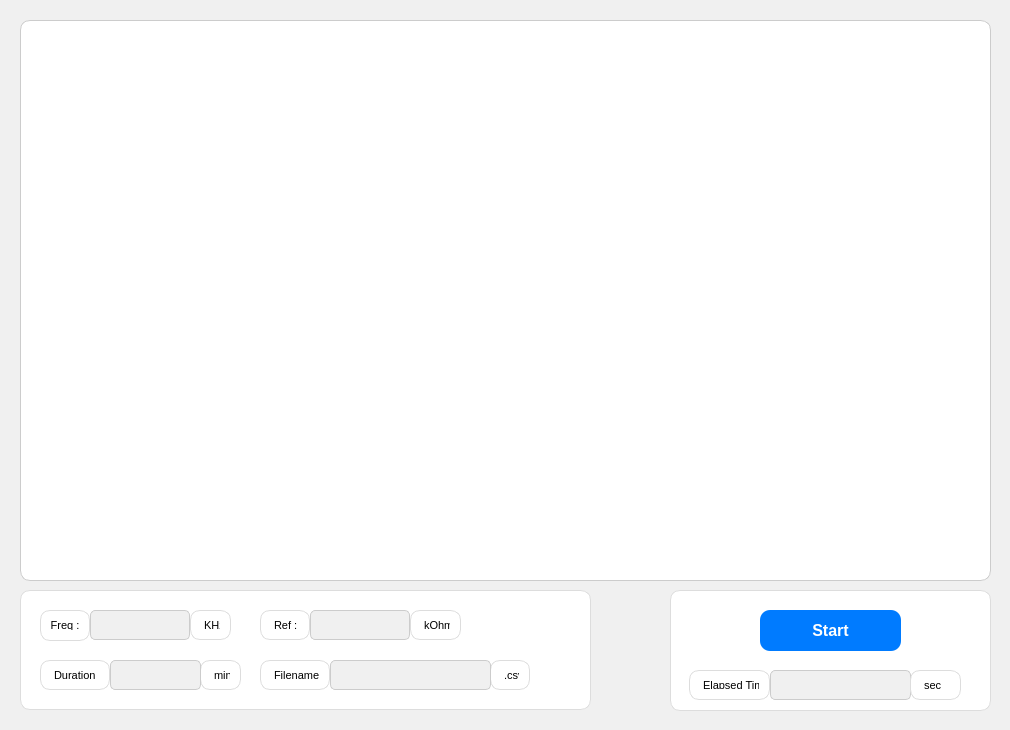
<?xml version="1.0" encoding="UTF-8"?>
<ui version="4.0">
 <class>MainWindow</class>
 <widget class="QMainWindow" name="MainWindow">
  <property name="geometry">
   <rect>
    <x>0</x>
    <y>0</y>
    <width>1010</width>
    <height>730</height>
   </rect>
  </property>
  <property name="windowTitle">
   <string>MainWindow</string>
  </property>
  <widget class="QWidget" name="centralwidget">
   <property name="styleSheet">
    <string>
      QWidget { background-color: #f0f0f0; }
    </string>
   </property>
   <widget class="QFrame" name="GraphFrame">
    <property name="geometry">
     <rect>
      <x>20</x>
      <y>20</y>
      <width>971</width>
      <height>561</height>
     </rect>
    </property>
    <property name="styleSheet">
     <string>
       QFrame {
         background-color: white;
         border: 1px solid #ccc;
         border-radius: 10px;
       }
     </string>
    </property>
    <property name="frameShape">
     <enum>QFrame::Shape::StyledPanel</enum>
    </property>
   </widget>
   <widget class="QFrame" name="ControlFrame">
    <property name="geometry">
     <rect>
      <x>20</x>
      <y>590</y>
      <width>571</width>
      <height>120</height>
     </rect>
    </property>
    <property name="styleSheet">
     <string>
       QFrame {
         background-color: white;
         border: 1px solid #ddd;
         border-radius: 10px;
         padding: 10px;
       }
     </string>
    </property>
    <property name="frameShape">
     <enum>QFrame::Shape::StyledPanel</enum>
    </property>
    <widget class="QLabel" name="label_freq">
     <property name="geometry">
      <rect>
       <x>20</x>
       <y>20</y>
       <width>50</width>
       <height>31</height>
      </rect>
     </property>
     <property name="font">
      <font>
       <pointsize>8</pointsize>
      </font>
     </property>
     <property name="text">
      <string>Freq :</string>
     </property>
     <property name="alignment">
      <set>Qt::AlignmentFlag::AlignCenter</set>
     </property>
    </widget>
    <widget class="QLineEdit" name="lineEdit_freq">
     <property name="geometry">
      <rect>
       <x>70</x>
       <y>20</y>
       <width>100</width>
       <height>30</height>
      </rect>
     </property>
     <property name="font">
      <font>
       <pointsize>-1</pointsize>
      </font>
     </property>
     <property name="styleSheet">
      <string>
        QLineEdit {
          border: 1px solid #ccc;
          border-radius: 5px;
          padding: 5px;
          font-size: 14px;
        }
      </string>
     </property>
    </widget>
    <widget class="QLabel" name="label_khz">
     <property name="geometry">
      <rect>
       <x>170</x>
       <y>20</y>
       <width>41</width>
       <height>30</height>
      </rect>
     </property>
     <property name="font">
      <font>
       <pointsize>8</pointsize>
      </font>
     </property>
     <property name="text">
      <string>KHz</string>
     </property>
     <property name="alignment">
      <set>Qt::AlignmentFlag::AlignLeading|Qt::AlignmentFlag::AlignLeft|Qt::AlignmentFlag::AlignVCenter</set>
     </property>
    </widget>
    <widget class="QLabel" name="label_ref">
     <property name="geometry">
      <rect>
       <x>240</x>
       <y>20</y>
       <width>50</width>
       <height>30</height>
      </rect>
     </property>
     <property name="font">
      <font>
       <pointsize>8</pointsize>
      </font>
     </property>
     <property name="text">
      <string>Ref :</string>
     </property>
    </widget>
    <widget class="QLabel" name="label_kohm">
     <property name="geometry">
      <rect>
       <x>390</x>
       <y>20</y>
       <width>51</width>
       <height>30</height>
      </rect>
     </property>
     <property name="font">
      <font>
       <pointsize>8</pointsize>
      </font>
     </property>
     <property name="text">
      <string>kOhm</string>
     </property>
    </widget>
    <widget class="QLabel" name="label_duration">
     <property name="geometry">
      <rect>
       <x>20</x>
       <y>70</y>
       <width>70</width>
       <height>30</height>
      </rect>
     </property>
     <property name="font">
      <font>
       <pointsize>8</pointsize>
      </font>
     </property>
     <property name="text">
      <string>Duration :</string>
     </property>
    </widget>
    <widget class="QLabel" name="label_min">
     <property name="geometry">
      <rect>
       <x>180</x>
       <y>70</y>
       <width>41</width>
       <height>30</height>
      </rect>
     </property>
     <property name="font">
      <font>
       <pointsize>8</pointsize>
      </font>
     </property>
     <property name="text">
      <string>min</string>
     </property>
    </widget>
    <widget class="QLabel" name="label_filename">
     <property name="geometry">
      <rect>
       <x>240</x>
       <y>70</y>
       <width>70</width>
       <height>30</height>
      </rect>
     </property>
     <property name="font">
      <font>
       <pointsize>8</pointsize>
      </font>
     </property>
     <property name="text">
      <string>Filename :</string>
     </property>
    </widget>
    <widget class="QLabel" name="label_csv">
     <property name="geometry">
      <rect>
       <x>470</x>
       <y>70</y>
       <width>40</width>
       <height>30</height>
      </rect>
     </property>
     <property name="font">
      <font>
       <pointsize>8</pointsize>
      </font>
     </property>
     <property name="text">
      <string>.csv</string>
     </property>
    </widget>
    <widget class="QLineEdit" name="lineEdit_freq_2">
     <property name="geometry">
      <rect>
       <x>290</x>
       <y>20</y>
       <width>100</width>
       <height>30</height>
      </rect>
     </property>
     <property name="font">
      <font>
       <pointsize>-1</pointsize>
      </font>
     </property>
     <property name="styleSheet">
      <string>
        QLineEdit {
          border: 1px solid #ccc;
          border-radius: 5px;
          padding: 5px;
          font-size: 14px;
        }
      </string>
     </property>
    </widget>
    <widget class="QLineEdit" name="lineEdit_freq_3">
     <property name="geometry">
      <rect>
       <x>90</x>
       <y>70</y>
       <width>91</width>
       <height>30</height>
      </rect>
     </property>
     <property name="font">
      <font>
       <pointsize>-1</pointsize>
      </font>
     </property>
     <property name="styleSheet">
      <string>
        QLineEdit {
          border: 1px solid #ccc;
          border-radius: 5px;
          padding: 5px;
          font-size: 14px;
        }
      </string>
     </property>
    </widget>
    <widget class="QLineEdit" name="lineEdit_freq_4">
     <property name="geometry">
      <rect>
       <x>310</x>
       <y>70</y>
       <width>161</width>
       <height>30</height>
      </rect>
     </property>
     <property name="font">
      <font>
       <pointsize>-1</pointsize>
      </font>
     </property>
     <property name="styleSheet">
      <string>
        QLineEdit {
          border: 1px solid #ccc;
          border-radius: 5px;
          padding: 5px;
          font-size: 14px;
        }
      </string>
     </property>
    </widget>
   </widget>
   <widget class="QFrame" name="ControlFrame_2">
    <property name="geometry">
     <rect>
      <x>670</x>
      <y>590</y>
      <width>321</width>
      <height>121</height>
     </rect>
    </property>
    <property name="styleSheet">
     <string>
       QFrame {
         background-color: white;
         border: 1px solid #ddd;
         border-radius: 10px;
         padding: 10px;
       }
     </string>
    </property>
    <property name="frameShape">
     <enum>QFrame::Shape::StyledPanel</enum>
    </property>
    <widget class="QPushButton" name="StartButton">
     <property name="geometry">
      <rect>
       <x>90</x>
       <y>20</y>
       <width>141</width>
       <height>41</height>
      </rect>
     </property>
     <property name="styleSheet">
      <string>
       QPushButton {
         background-color: #007BFF;
         color: white;
         font-size: 16px;
         font-weight: bold;
         border-radius: 10px;
         border: none;
       }
       QPushButton:hover {
         background-color: #0056b3;
       }
       QPushButton:pressed {
         background-color: #004494;
       }
     </string>
     </property>
     <property name="text">
      <string>Start</string>
     </property>
    </widget>
    <widget class="QLabel" name="label_ref_2">
     <property name="geometry">
      <rect>
       <x>19</x>
       <y>80</y>
       <width>81</width>
       <height>30</height>
      </rect>
     </property>
     <property name="font">
      <font>
       <pointsize>8</pointsize>
      </font>
     </property>
     <property name="text">
      <string>Elapsed Time:</string>
     </property>
    </widget>
    <widget class="QLineEdit" name="lineEdit_freq_5">
     <property name="geometry">
      <rect>
       <x>100</x>
       <y>80</y>
       <width>141</width>
       <height>30</height>
      </rect>
     </property>
     <property name="font">
      <font>
       <pointsize>-1</pointsize>
      </font>
     </property>
     <property name="styleSheet">
      <string>
        QLineEdit {
          border: 1px solid #ccc;
          border-radius: 5px;
          padding: 5px;
          font-size: 14px;
        }
      </string>
     </property>
    </widget>
    <widget class="QLabel" name="label_kohm_2">
     <property name="geometry">
      <rect>
       <x>240</x>
       <y>80</y>
       <width>51</width>
       <height>30</height>
      </rect>
     </property>
     <property name="font">
      <font>
       <pointsize>8</pointsize>
      </font>
     </property>
     <property name="text">
      <string>sec</string>
     </property>
    </widget>
   </widget>
  </widget>
 </widget>
 <resources/>
 <connections/>
</ui>
